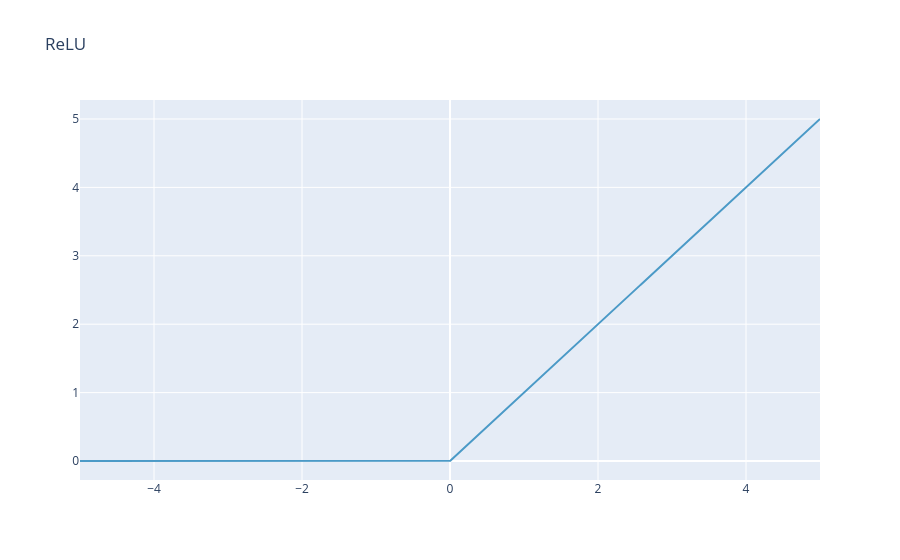

Here is the notebook cell this chart was saved with:
### Markdown cell above
## Activation function 💡💡

Activation functions are essential to neural network models because they are bringing non-linearity to the way a formal neuron transforms its inputs into outputs.

We will talk about several activation functions in what follows and go into much detail about them, let's mention some of these functions here and give some of their advantages and shortcomings :

### ReLU

The rectified linear unit function (noted ReLu):

$$
ReLu(x)=x^{+}=max(0,x)
$$


is one of the simplest non-linear functions that can be included in a neural network.

* Advantages
  * Computationally efficient—allows the network to converge very quickly
  * Non-linear—although it looks like a linear function, ReLU has a derivative function and allows for backpropagation
* Disadvantages
  * The Dying ReLU problem—when inputs approach zero, or are negative, the gradient of the function becomes zero, the network cannot perform backpropagation and cannot learn.

In practice we will always use ReLU as the activation function inside the neural network because of its efficiency, even the dying ReLU problem is referred to as the ability for the neural network to regulate itself.

### Code cell
import torch
import torch.nn as nn
import torch.optim as optim
import torch.nn.functional as F
import numpy as np
import plotly.graph_objects as go

# Define colors for visualization
color_chart = ["#4B9AC7", "#4BE8E0", "#9DD4F3", "#97FBF6", "#2A7FAF", "#23B1AB", "#0E3449", "#015955"]

# ReLU Activation Function Visualization
x = torch.linspace(-5, 5, steps=1000)
y = torch.relu(x)
fig = go.Figure()
fig.add_trace(go.Scatter(x=x.numpy(), y=y.numpy(), mode="lines", marker=dict(color=color_chart[0])))
fig.update_layout(title="ReLU")
fig.show()

### Figure 1 — Plotly figure (JSON) as saved in the notebook; plotly's stock layout.template omitted (floating-point values rounded to 4 significant figures; data arrays with more than 128 entries replaced by an {"elided": "..."} marker saying what was removed)
{"data": [{"marker": {"color": "#4B9AC7"}, "mode": "lines", "type": "scatter", "x": {"elided": "1000 float values"}, "y": {"elided": "1000 float values"}}], "layout": {"title": {"text": "ReLU"}}}
